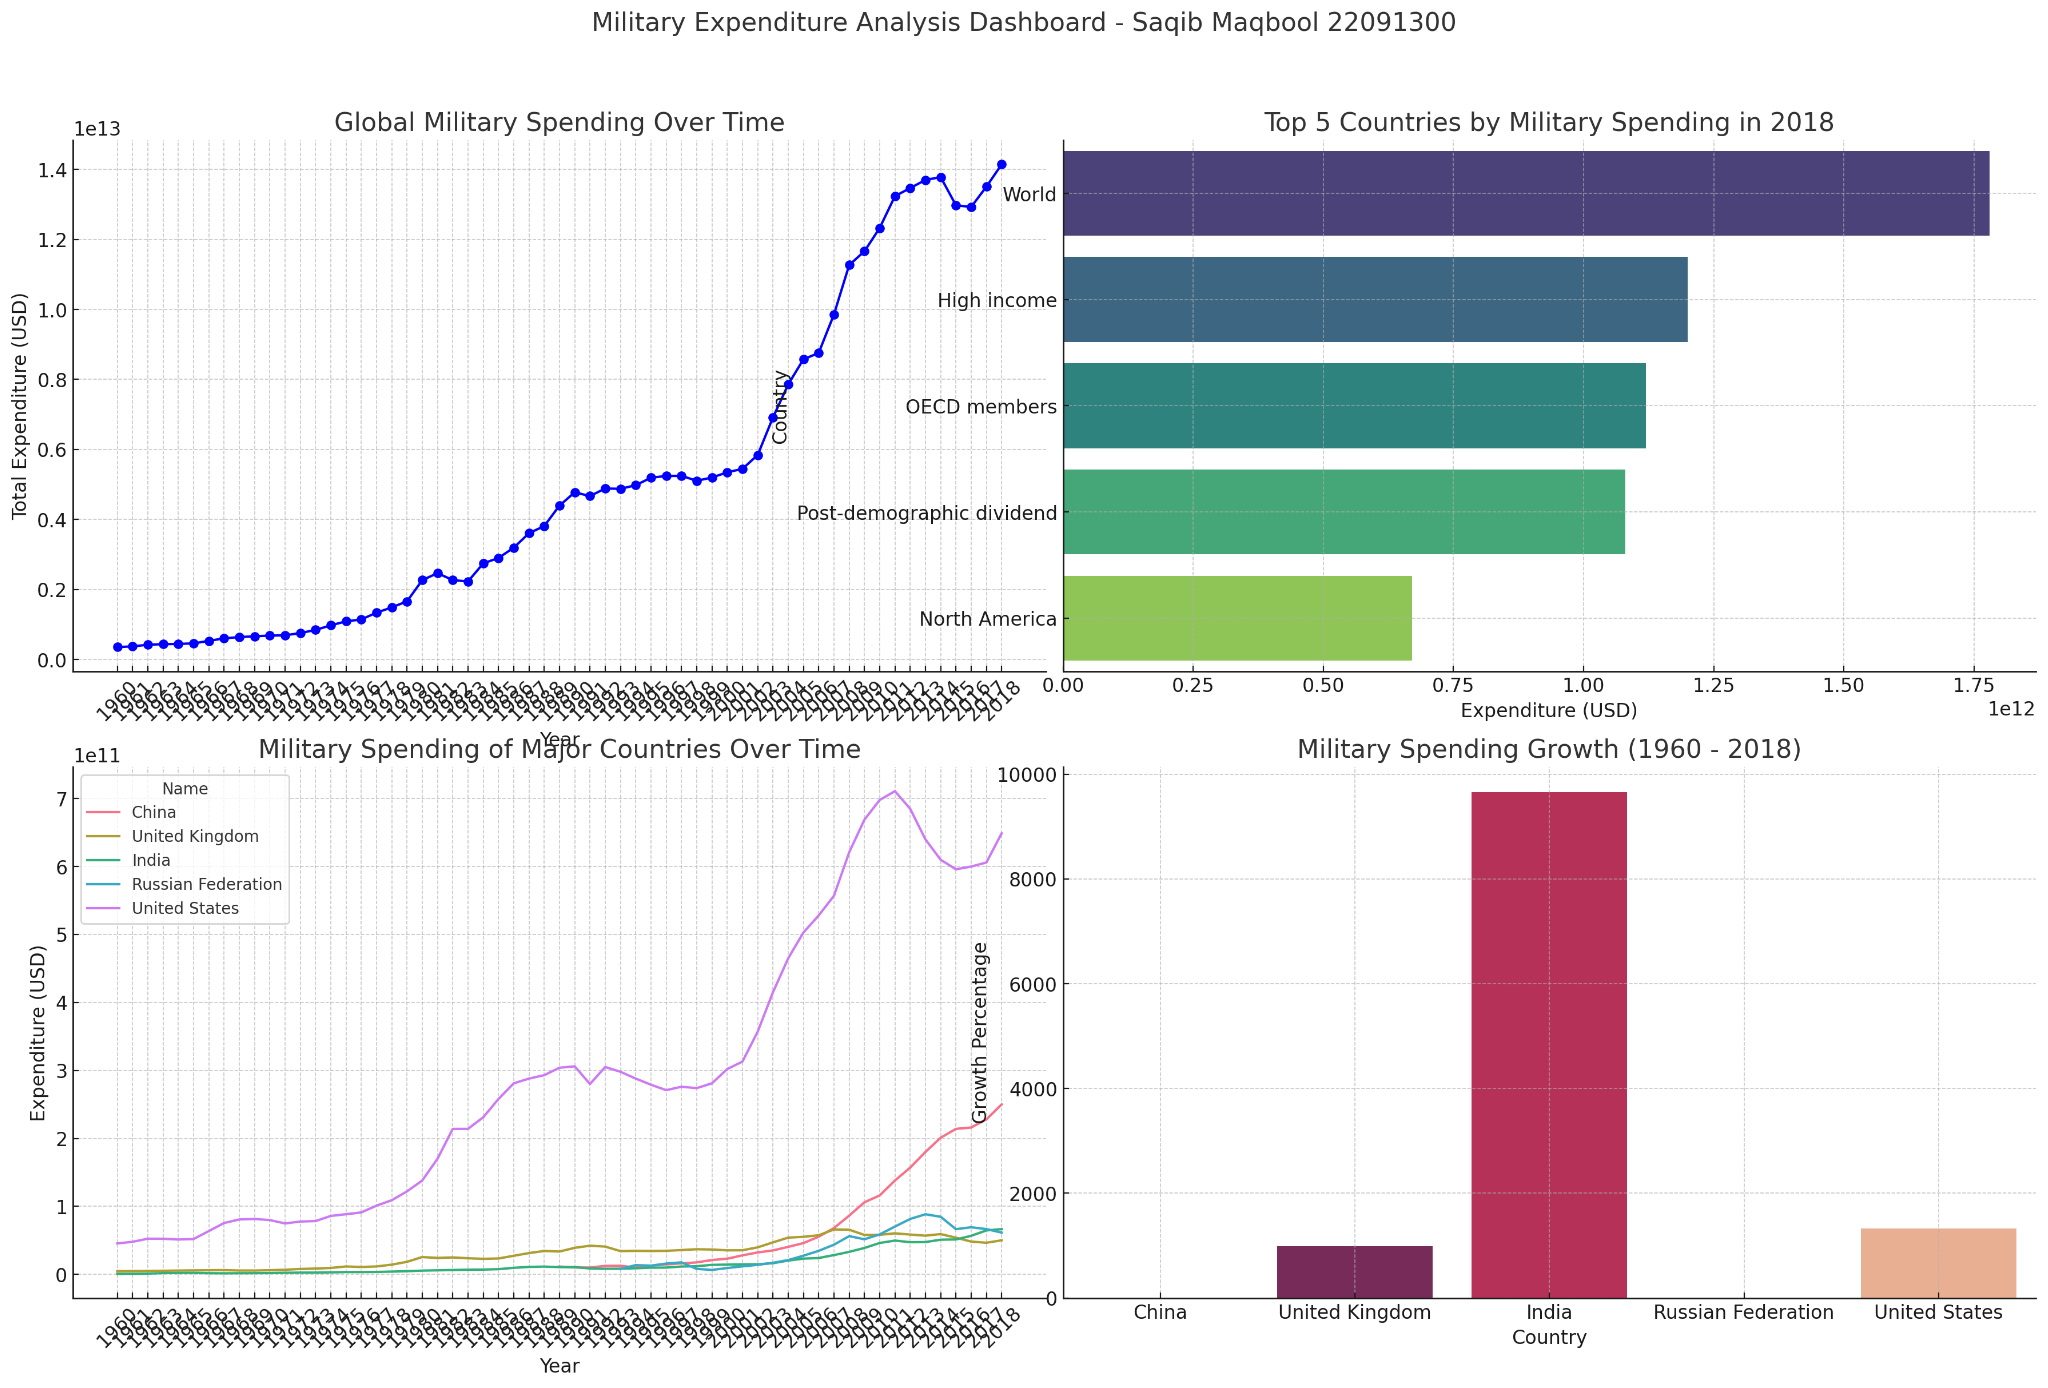

Here is the Python script that generated this plot:

import matplotlib.pyplot as plt
import seaborn as sns
import pandas as pd
import numpy as np
import os

# Load the dataset
file_path = 'Military Expenditure.csv'  # Adjust the path if necessary
military_expenditure_df = pd.read_csv(file_path)

# Preparing data for the visualizations

# 1. Trend of Global Military Spending Over Time
global_military_spending = military_expenditure_df.iloc[:, 4:].sum()

# 2. Top 5 Countries by Military Spending in 2018
top_countries_2018 = military_expenditure_df[['Name', '2018']].sort_values(by='2018', ascending=False).head(5)

# 3. Military Spending as a Percentage of GDP for Selected Major Countries
# Selecting major countries for comparison (USA, China, Russia, India, UK)
major_countries = ['United States', 'China', 'Russian Federation', 'India', 'United Kingdom']
major_countries_spending = military_expenditure_df[military_expenditure_df['Name'].isin(major_countries)]

# Transposing the dataset for easier plotting
major_countries_spending_transposed = major_countries_spending.set_index('Name').iloc[:, 3:].T

# 4. Comparison of Military Spending Growth for Selected Countries
# Calculating the growth from 1960 to 2018
growth_comparison = major_countries_spending[['Name', '1960', '2018']]
growth_comparison['Growth'] = (growth_comparison['2018'] - growth_comparison['1960']) / growth_comparison['1960'] * 100

# Creating the dashboard plot
plt.figure(figsize=(18, 12))

# Plot Title
plt.suptitle("Military Expenditure Analysis Dashboard - Saqib Maqbool 22091300", fontsize=16)

# Subplot 1: Trend of Global Military Spending Over Time
plt.subplot(2, 2, 1)
plt.plot(global_military_spending.index, global_military_spending.values, marker='o', color='b')
plt.title("Global Military Spending Over Time")
plt.xlabel("Year")
plt.ylabel("Total Expenditure (USD)")
plt.xticks(rotation=45)
plt.grid(True)
plt.tight_layout(rect=[0, 0.03, 1, 0.95])

# Subplot 2: Top 5 Countries by Military Spending in 2018
plt.subplot(2, 2, 2)
sns.barplot(x='2018', y='Name', data=top_countries_2018, palette='viridis')
plt.title("Top 5 Countries by Military Spending in 2018")
plt.xlabel("Expenditure (USD)")
plt.ylabel("Country")
plt.grid(True)

# Subplot 3: Military Spending as a Percentage of GDP for Selected Major Countries
plt.subplot(2, 2, 3)
sns.lineplot(data=major_countries_spending_transposed, dashes=False)
plt.title("Military Spending of Major Countries Over Time")
plt.xlabel("Year")
plt.ylabel("Expenditure (USD)")
plt.xticks(rotation=45)
plt.grid(True)

# Subplot 4: Comparison of Military Spending Growth
plt.subplot(2, 2, 4)
sns.barplot(x='Name', y='Growth', data=growth_comparison, palette='rocket')
plt.title("Military Spending Growth (1960 - 2018)")
plt.xlabel("Country")
plt.ylabel("Growth Percentage")
plt.grid(True)

# Save the plot
plt.savefig('Military_Expenditure_Dashboard.png')

# Informing that the plot has been saved
print("The plot has been saved as 'Military_Expenditure_Dashboard.png' in the current directory.")
